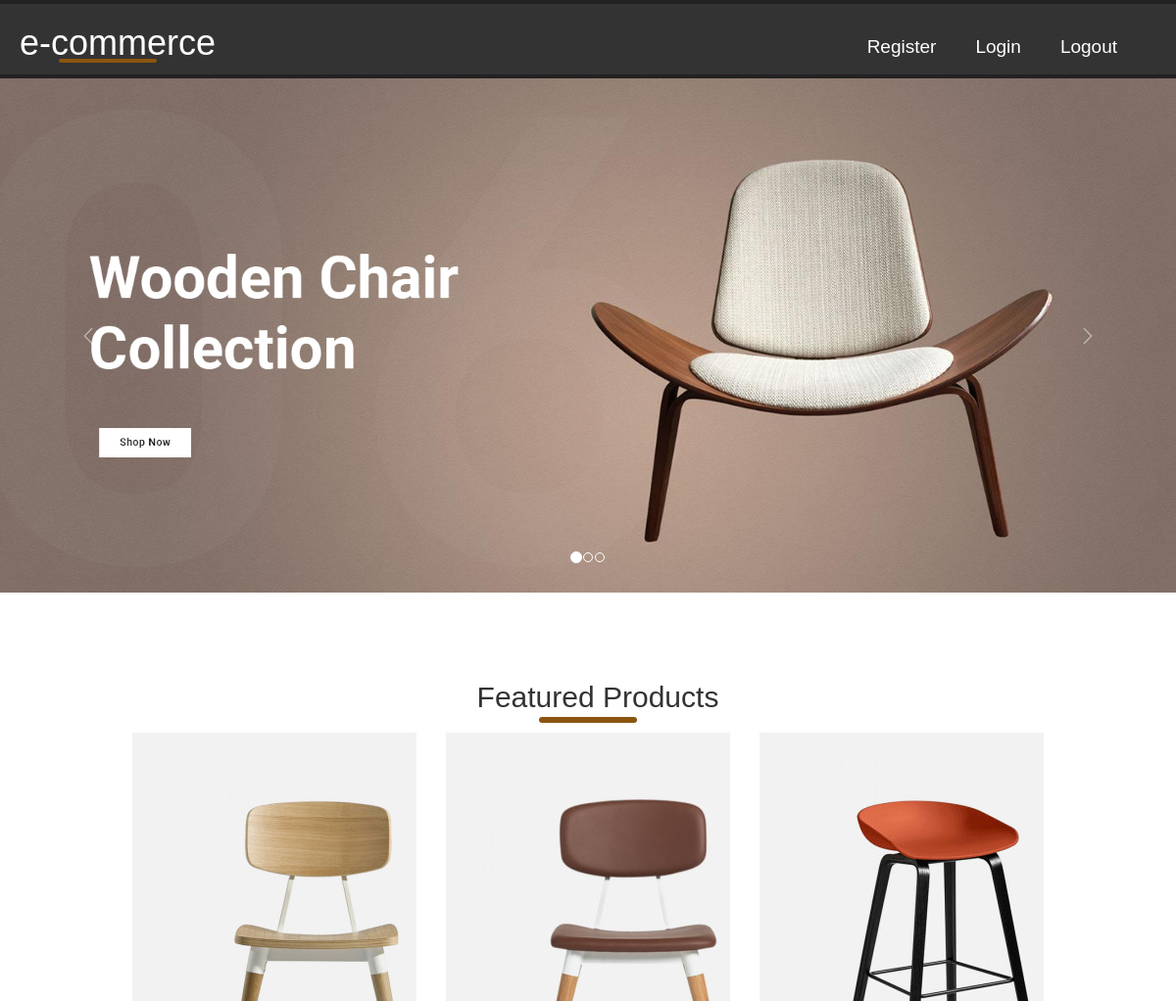
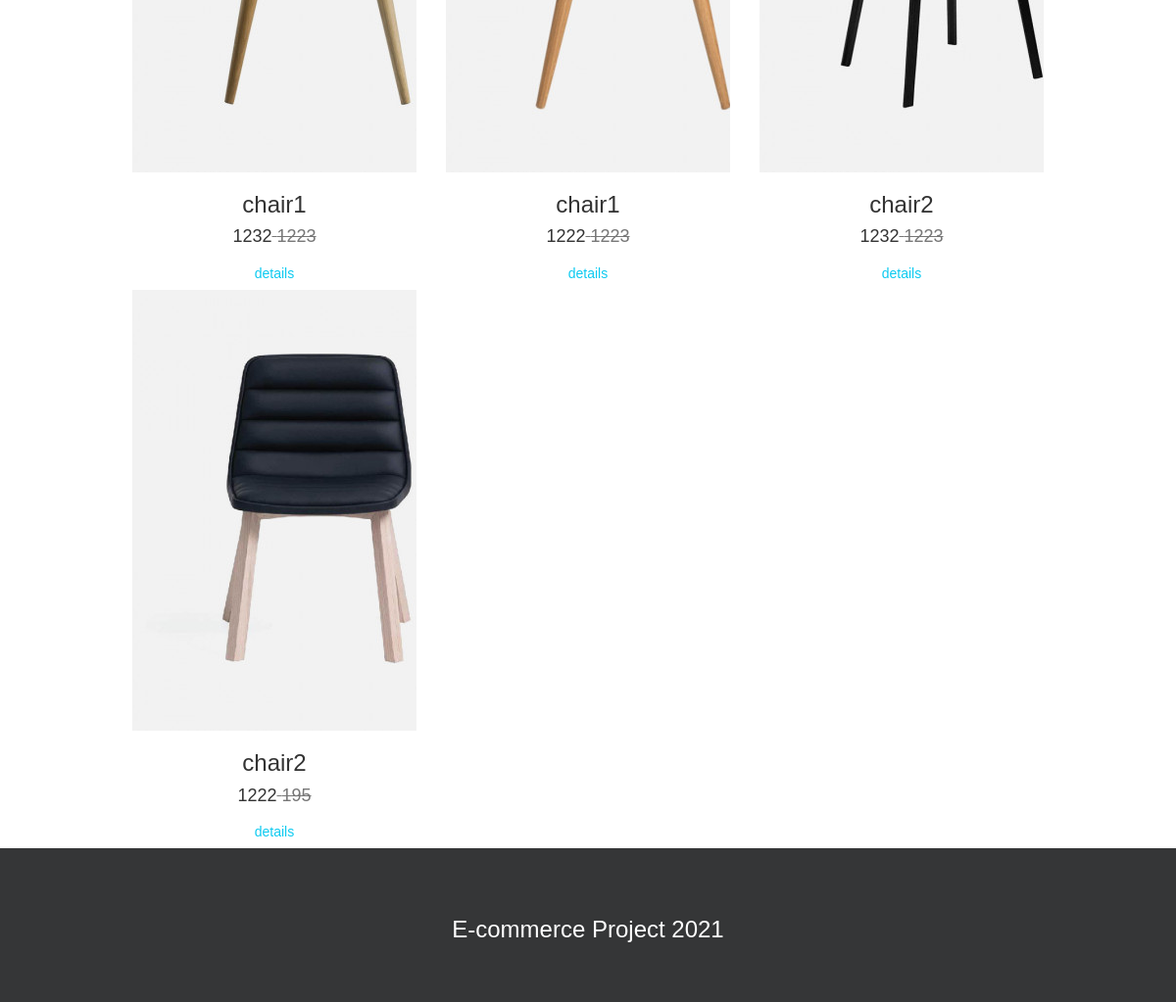
Screenshot of /main.php (signed in) with the database file from the repository (2 pictures, top to bottom).
### tables this page shows
CREATE TABLE `products` (
  `id` int(11) NOT NULL,
  `name` varchar(20) NOT NULL,
  `price` varchar(20) NOT NULL,
  `discount` varchar(14) NOT NULL,
  `img` text NOT NULL,
  `description` text NOT NULL,
  `admin_id` int(11) NOT NULL
);

### main.php (the view, shortened to what this page needs)
<?php
if(!isset($_SESSION['email']))
{
header("Location:login.php");
}
else
{
  include 'includes/header.php';
  ?>
<div id="carouselExampleIndicators" class="carousel slide" data-ride="carousel">
        <ol class="carousel-indicators">
          <li data-target="#carouselExampleIndicators" data-slide-to="0" class="active"></li>
          <li data-target="#carouselExampleIndicators" data-slide-to="1"></li>
          <li data-target="#carouselExampleIndicators" data-slide-to="2"></li>
        </ol>
        <div class="carousel-inner">
          <div class="carousel-item active">
            <img class="d-block w-100" src="image/main-banner-1-1600x700.jpg" alt="First slide">
          </div>
        </div>
        <a class="carousel-control-next" href="#carouselExampleIndicators" role="button" data-slide="next">
          <span class="carousel-control-next-icon" aria-hidden="true"></span>
        </a>
        <a class="carousel-control-prev" href="#carouselExampleIndicators" role="button" data-slide="prev">
          <span class="carousel-control-prev-icon" aria-hidden="true"></span>
        </a>
      </div>
<section class="icons">
    <div class="container">
    <div class="row">
        <div class="col-lg-12 col-md-12">
            <div class="products"> <h2 >Featured Products</h2></div>
        </div>
        <?php
$select_pro = "SELECT * FROM products";
$result_pro = $conn->query($select_pro);
foreach($result_pro as $kay_pro)
{
?>
        <div class="col-lg-4 col-md-6">
            <div class="one">
              <div class="vip">
                     <img src="image/<?php echo $kay_pro['img']; ?>" alt="">
                </div>
             <div>
                 <h3><?php echo $kay_pro['name']; ?></h3>
                <h4><?php echo $kay_pro['discount'];?><del> <?php echo $kay_pro['price'];?></del></h4>
                <a href="content.php?id=<?php echo $kay_pro['id']; ?>"><button type="button" class="btn btn-outline-info">details</button> </a>
              </div>
              </div>
          </div>
        <?php } ?>
    </section>
    <?php
    include 'includes/footer.php';}
?>

### includes/header.php (shortened to what this page needs)
<!DOCTYPE html>
<html lang="en" dir="ltr">
<head>
    <link rel="stylesheet" href="https://pro.fontawesome.com/releases/v5.10.0/css/all.css"
/>
    <link rel="stylesheet" href="https://cdn.jsdelivr.net/npm/bootstrap@5.1.3/dist/css/bootstrap.rtl.min.css">
    <link rel="stylesheet" href="css/bootstrap.min.css">
    <link rel="stylesheet" href="css/main-page.css">
</head>
<body>
     <header>
        <div class="container-fliud">
         <div class="brand">
           <a href="main.php"><h1>e-commerce</h1></a>
         </div>
         <nav>
           <ul>
             <li><a href="form.php">Register</a></li>
             <li><a href="login.php"> Login</a></li>
             <li><a href="function/logout.php"> Logout</a></li>
           </ul>
         </nav>
        </div>
      </header>

### includes/footer.php (shortened to what this page needs)
<footer>
     <div class="container">
       <div class="row">
         <div class="col-lg-12">
      <h3 class="end">
          E-commerce Project 2021
      </h3>
     </div>
     </div>
     </div>
    </footer>
</body>
</html>

### css/main-page.css (style rules this page uses)
body { margin: 0; padding: 0; box-sizing: border-box; font-family: sans-serif; background-color:rgb(255, 255, 255); }
.container { margin: auto; width: 80%; overflow: hidden; }
ul { margin: 0; padding: 0; }
header { background-color: #333; color: #ffffff; padding-top: 20px; min-height: 80px; border-bottom: #222 4px solid; border-top: #222 4px solid; width: 100%; }
header a { color: #ffffff; text-decoration: none; font-size: 19px; }
header li { float: left; display: inline; padding: 0 20px 0 20px ; }
header .brand { float: left; }
header .brand h1 { margin: 0; color: #fff; padding-left: 20px; position: relative; }
header .brand h1::after { content: ''; position: absolute; left: 50%; bottom: 0; transform: translate(-50%); height: 4px; width: 100px; border-radius: 2px; background-color: #8b550f; }
h2 { margin: 20px; padding-left: 20px; position: relative; }
.products h2::after { content: ''; position: absolute; left: 50%; bottom: -10px; transform: translate(-50%); height: 6px; width: 100px; border-radius: 4px; background-color: #8b550f; }
nav { float: right; margin-top: 10px; }
.vip { position: relative; overflow: hidden; }
.vip img { transition: all .5s; }
.icons { margin-top: 70px; text-align: center; }
del { color: #777; }
footer { min-height: 150px; background-color: #353637; color: #ffffff; text-align: center; font-size: 25px; }
footer .end { padding: 50px; }

### rows the page displays
products: img (picture), name "chair1", discount "1232", price "1223"
products: img (picture), name "chair1", discount "1222", price "1223"
products: img (picture), name "chair2", discount "1232", price "1223"
products: img (picture), name "chair2", discount "1222", price "195"
